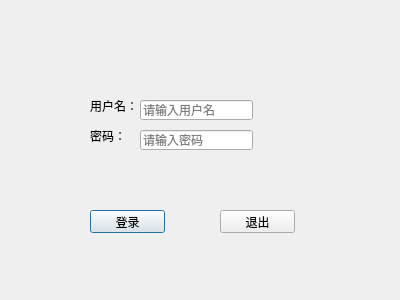
<?xml version="1.0" encoding="UTF-8"?>
<ui version="4.0">
 <class>LoginDialog</class>
 <widget class="QDialog" name="LoginDialog">
  <property name="geometry">
   <rect>
    <x>0</x>
    <y>0</y>
    <width>400</width>
    <height>300</height>
   </rect>
  </property>
  <property name="windowTitle">
   <string>Dialog</string>
  </property>
  <widget class="QLabel" name="label">
   <property name="geometry">
    <rect>
     <x>90</x>
     <y>100</y>
     <width>54</width>
     <height>12</height>
    </rect>
   </property>
   <property name="text">
    <string>用户名：</string>
   </property>
  </widget>
  <widget class="QLabel" name="label_2">
   <property name="geometry">
    <rect>
     <x>90</x>
     <y>130</y>
     <width>54</width>
     <height>12</height>
    </rect>
   </property>
   <property name="text">
    <string>密码：</string>
   </property>
  </widget>
  <widget class="QLineEdit" name="usrLineEdit">
   <property name="geometry">
    <rect>
     <x>140</x>
     <y>100</y>
     <width>113</width>
     <height>20</height>
    </rect>
   </property>
   <property name="placeholderText">
    <string>请输入用户名</string>
   </property>
  </widget>
  <widget class="QLineEdit" name="pswdLineEdit">
   <property name="geometry">
    <rect>
     <x>140</x>
     <y>130</y>
     <width>113</width>
     <height>20</height>
    </rect>
   </property>
   <property name="echoMode">
    <enum>QLineEdit::Password</enum>
   </property>
   <property name="placeholderText">
    <string>请输入密码</string>
   </property>
  </widget>
  <widget class="QPushButton" name="loginButton">
   <property name="geometry">
    <rect>
     <x>90</x>
     <y>210</y>
     <width>75</width>
     <height>23</height>
    </rect>
   </property>
   <property name="text">
    <string>登录</string>
   </property>
  </widget>
  <widget class="QPushButton" name="exitButton">
   <property name="geometry">
    <rect>
     <x>220</x>
     <y>210</y>
     <width>75</width>
     <height>23</height>
    </rect>
   </property>
   <property name="text">
    <string>退出</string>
   </property>
  </widget>
 </widget>
 <resources/>
 <connections>
  <connection>
   <sender>exitButton</sender>
   <signal>clicked()</signal>
   <receiver>LoginDialog</receiver>
   <slot>close()</slot>
   <hints>
    <hint type="sourcelabel">
     <x>257</x>
     <y>221</y>
    </hint>
    <hint type="destinationlabel">
     <x>199</x>
     <y>149</y>
    </hint>
   </hints>
  </connection>
 </connections>
</ui>
